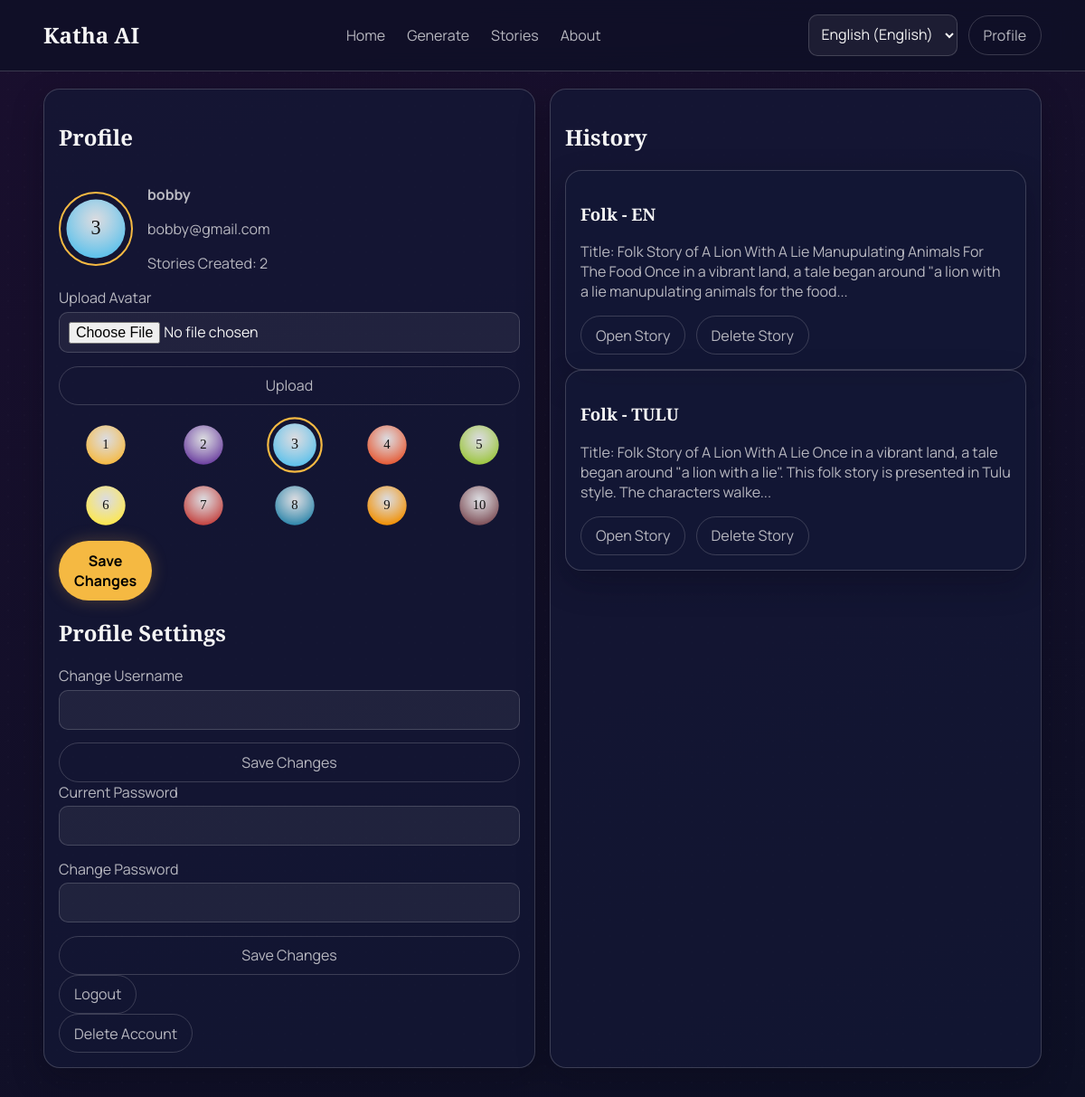
Page /auth/profile (signed in) on the committed database.
### app/models.py (models this page shows)
class User(UserMixin, db.Model):
    __tablename__ = 'users'
    id = db.Column(db.Integer, primary_key=True)
    username = db.Column(db.String(80), nullable=False)
    email = db.Column(db.String(120), unique=True, nullable=False, index=True)
    password_hash = db.Column(db.String(255), nullable=False)
    role = db.Column(db.String(20), nullable=False, default='user')
    avatar = db.Column(db.String(255), nullable=True, default='avatars/avatar1.svg')
    preferred_language = db.Column(db.String(10), nullable=False, default='en')
    created_at = db.Column(db.DateTime, nullable=False, default=datetime.utcnow)
    stories = db.relationship('Story', backref='author', lazy=True, cascade='all, delete-orphan')
    def is_admin(self):
        return self.role == 'admin'

class Story(db.Model):
    __tablename__ = 'stories'
    id = db.Column(db.Integer, primary_key=True)
    user_id = db.Column(db.Integer, db.ForeignKey('users.id'), nullable=False)
    prompt = db.Column(db.Text, nullable=False)
    language = db.Column(db.String(20), nullable=False)
    genre = db.Column(db.String(30), nullable=False)
    length = db.Column(db.String(20), nullable=False)
    story_text = db.Column(db.Text, nullable=False)
    audio_file_path = db.Column(db.String(255), nullable=True)
    is_child_safe = db.Column(db.Boolean, nullable=False, default=False)
    created_at = db.Column(db.DateTime, nullable=False, default=datetime.utcnow)

### app/auth/routes.py (the view, shortened to what this page needs)
@auth_bp.route('/profile', methods=['GET', 'POST'])
@login_required
def profile():
    stories = Story.query.filter_by(user_id=current_user.id).order_by(Story.created_at.desc()).all()
    return render_template('profile/profile.html', stories=stories, preset_avatars=PRESET_AVATARS)

### app/i18n.py (called while the page is built)
def tr(lang_code, key):
    language_map = TRANSLATIONS.get(lang_code, TRANSLATIONS['en'])
    return language_map.get(key, TRANSLATIONS['en'].get(key, key))

### app/models.py (called while the page is built)
@login_manager.user_loader
def load_user(user_id):
    return User.query.get(int(user_id))

### app/utils.py (called while the page is built)
def get_site_language():
    lang = session.get('site_lang', 'en')
    return lang if lang in {'en', 'tulu', 'awadhi'} else 'en'

def t(key):
    return tr(get_site_language(), key)

### app/templates/profile/profile.html (shortened to what this page needs)
{% extends 'base.html' %}
{% block content %}
<section class="profile-layout">
  <div class="page-card">
    <h1>{{ t('profile_title') }}</h1>
    <div class="profile-head">
      <img src="{{ url_for('static', filename=current_user.avatar) }}" alt="avatar" class="profile-avatar">
      <div>
        <p><strong>{{ current_user.username }}</strong></p>
        <p>{{ current_user.email }}</p>
        <p>{{ t('stories_created') }}: {{ stories|length }}</p>
      </div>
    </div>
    <form method="post" enctype="multipart/form-data" class="grid-form">
      <label>{{ t('upload_avatar') }}
        <input type="file" name="avatar_file" accept="image/*">
      </label>
      <button class="btn btn-outline" type="submit">{{ t('upload') }}</button>
    </form>
    <form method="post" class="avatar-grid">
      {% for avatar in preset_avatars %}
        <label class="avatar-item">
          <img src="{{ url_for('static', filename=avatar) }}" alt="avatar">
        </label>
      {% endfor %}
      <button class="btn btn-primary" type="submit">{{ t('save_changes') }}</button>
    </form>
    <h2>{{ t('settings') }}</h2>
    <form method="post" class="grid-form">
      <label>{{ t('change_username') }}
        <input type="text" name="new_username" required>
      </label>
      <button class="btn btn-outline" type="submit">{{ t('save_changes') }}</button>
    </form>
    <form method="post" class="grid-form">
      <label>{{ t('current_password') }}<input type="password" name="old_password" required></label>
      <label>{{ t('change_password') }}<input type="password" name="new_password" minlength="6" required></label>
      <button class="btn btn-outline" type="submit">{{ t('save_changes') }}</button>
    </form>
    <form method="post" action="{{ url_for('auth.logout') }}">
      <button class="btn btn-outline" type="submit">{{ t('logout') }}</button>
    </form>
    <form method="post" onsubmit="return confirm('Delete your account permanently?')">
      <button class="btn btn-outline danger" type="submit">{{ t('delete_account') }}</button>
    </form>
  </div>
  <div class="page-card">
    <h2>{{ t('history') }}</h2>
    {% for story in stories %}
      <article class="card">
        <h3>{{ story.genre }} - {{ story.language|upper }}</h3>
        <p>{{ story.story_text[:170] }}...</p>
        <div class="actions">
          <a class="btn btn-outline" href="{{ url_for('story.view_story', story_id=story.id) }}">{{ t('view_story') }}</a>
          <form method="post">
            <button class="btn btn-outline" type="submit">{{ t('delete_story') }}</button>
          </form>
        </div>
      </article>
    {% else %}
      <p>{{ t('no_stories') }}</p>
    {% endfor %}
  </div>
</section>
{% endblock %}

### app/templates/base.html (shortened to what this page needs)
<!DOCTYPE html>
<html lang="{{ 'en' if site_lang == 'en' else ('kn' if site_lang == 'tulu' else 'hi') }}">
<head>
  <link rel="stylesheet" href="{{ url_for('static', filename='css/style.css') }}" />
</head>
<body>
  <div class="bg-overlay"></div>
  <nav class="navbar">
    <a href="{{ url_for('home') }}" class="logo">{{ t('app_name') }}</a>
    <div class="nav-links">
      <a href="{{ url_for('home') }}">{{ t('nav_home') }}</a>
      <a href="{{ url_for('story.generate') }}">{{ t('nav_generate') }}</a>
      {% if current_user.is_authenticated %}
        <a href="{{ url_for('story.my_stories') }}">{{ t('nav_stories') }}</a>
      {% endif %}
      <a href="{{ url_for('about') }}">{{ t('nav_about') }}</a>
    </div>
    <div class="nav-auth">
      <form method="post" action="{{ url_for('set_language') }}" class="lang-form">
        <select name="site_lang" onchange="this.form.submit()" class="lang-select" aria-label="{{ t('language_switcher') }}">
          {% for code, label in language_options %}
            <option value="{{ code }}" {% if code == site_lang %}selected{% endif %}>{{ label|safe }}</option>
          {% endfor %}
        </select>
      </form>
      {% if current_user.is_authenticated %}
        <a href="{{ url_for('auth.profile') }}" class="btn btn-outline">{{ t('nav_profile') }}</a>
      {% else %}
        <a href="{{ url_for('auth.login') }}" class="btn btn-outline">{{ t('nav_login') }}</a>
        <a href="{{ url_for('auth.signup') }}" class="btn btn-primary">{{ t('nav_signup') }}</a>
      {% endif %}
    </div>
  </nav>
  <main class="container">
    {% block content %}{% endblock %}
  </main>
</body>
</html>

### app/static/css/style.css (style rules this page uses)
:root { --bg-start: #1A0F2E; --bg-end: #0D1025; --accent-purple: #6B3FA0; --highlight-gold: #F5B942; --soft-gray: #B8B8C0; --heading-white: #F5F5F5; --panel: rgba(20, 24, 54, 0.72); --border: rgba(184, 184, 192, 0.25); }
* { box-sizing: border-box; }
body { margin: 0; font-family: 'Manrope', sans-serif; color: var(--soft-gray); background: linear-gradient(160deg, var(--bg-start), var(--bg-end)); min-height: 100vh; position: relative; }
.bg-overlay { position: fixed; inset: 0; background-image: radial-gradient(rgba(255,255,255,0.08) 1px, transparent 1px); background-size: 18px 18px; pointer-events: none; opacity: 0.22; }
h1, h2, h3 { font-family: 'Playfair Display', serif; color: var(--heading-white); }
.container { width: min(1150px, 92%); margin: 1.2rem auto 2rem; position: relative; z-index: 1; }
.navbar { display: flex; align-items: center; justify-content: space-between; padding: 1rem 4%; position: sticky; top: 0; backdrop-filter: blur(14px); background: rgba(13, 16, 37, 0.7); border-bottom: 1px solid var(--border); z-index: 3; }
.logo { text-decoration: none; color: var(--heading-white); font-family: 'Playfair Display', serif; font-size: 1.5rem; font-weight: 700; }
.nav-links, .nav-auth, .actions { display: flex; gap: 0.7rem; align-items: center; }
.nav-links a { color: var(--soft-gray); text-decoration: none; padding: 0.2rem 0.4rem; }
.lang-select, select, input, textarea, button { font: inherit; }
.btn { border-radius: 999px; padding: 0.6rem 1rem; border: 1px solid transparent; cursor: pointer; text-decoration: none; display: inline-flex; align-items: center; justify-content: center; }
.btn-primary { background: var(--highlight-gold); color: #000; font-weight: 700; box-shadow: 0 0 18px rgba(245, 185, 66, 0.25); }
.btn-outline { border-color: var(--border); color: var(--soft-gray); background: transparent; }
.page-card, .form-card, .output-card, .card { border: 1px solid var(--border); background: var(--panel); border-radius: 18px; padding: 1rem; box-shadow: 0 14px 35px rgba(6, 8, 18, 0.28); }
.grid-form { display: grid; gap: 0.9rem; }
label { display: grid; gap: 0.3rem; }
input, select, textarea { border: 1px solid var(--border); background: rgba(255,255,255,0.06); color: var(--heading-white); border-radius: 10px; padding: 0.62rem; }
.profile-layout { display: grid; gap: 1rem; grid-template-columns: 1fr 1fr; }
.profile-head { display: flex; gap: 1rem; align-items: center; }
.profile-avatar { width: 82px; height: 82px; border-radius: 50%; border: 2px solid var(--highlight-gold); }
.avatar-grid { display: grid; gap: 0.7rem; grid-template-columns: repeat(5, 1fr); align-items: start; margin: 1rem 0; }
.avatar-item { display: grid; place-items: center; gap: 0.2rem; }
.avatar-item img { width: 56px; height: 56px; border-radius: 50%; border: 2px solid transparent; transition: transform 0.2s ease; }
.avatar-item input:checked + img, .avatar-item img:hover { transform: scale(1.1); border-color: var(--highlight-gold); }

### rows in the picture
User: site_lang "English (English)", avatar (picture), username "bobby", email "bobby@gmail.com"
Story: genre "Folk", language "EN", story_text "Title: Folk Story of A Lion With A Lie Manupulating Animals For The Food Once in a vibrant land, a tale began around \"a lion with a lie manupulating animals for the food", t "Open Story", t "Delete Story"
Story: genre "Folk", language "TULU", story_text "Title: Folk Story of A Lion With A Lie Once in a vibrant land, a tale began around \"a lion with a lie\". This folk story is presented in Tulu style. The characters walke", t "Open Story", t "Delete Story"

### other values in the picture
{{ t('app_name') }} "Katha AI"
{{ t('nav_home') }} "Home"
{{ t('nav_generate') }} "Generate"
{{ t('nav_stories') }} "Stories"
{{ t('nav_about') }} "About"
{{ t('nav_profile') }} "Profile"
{{ t('profile_title') }} "Profile"
{{ t('stories_created') }} "Stories Created"
{{ stories|length }} "2"
{{ t('upload_avatar') }} "Upload Avatar"
{{ t('upload') }} "Upload"
{{ t('save_changes') }} "Save Changes"
{{ t('settings') }} "Profile Settings"
{{ t('change_username') }} "Change Username"
{{ t('current_password') }} "Current Password"
